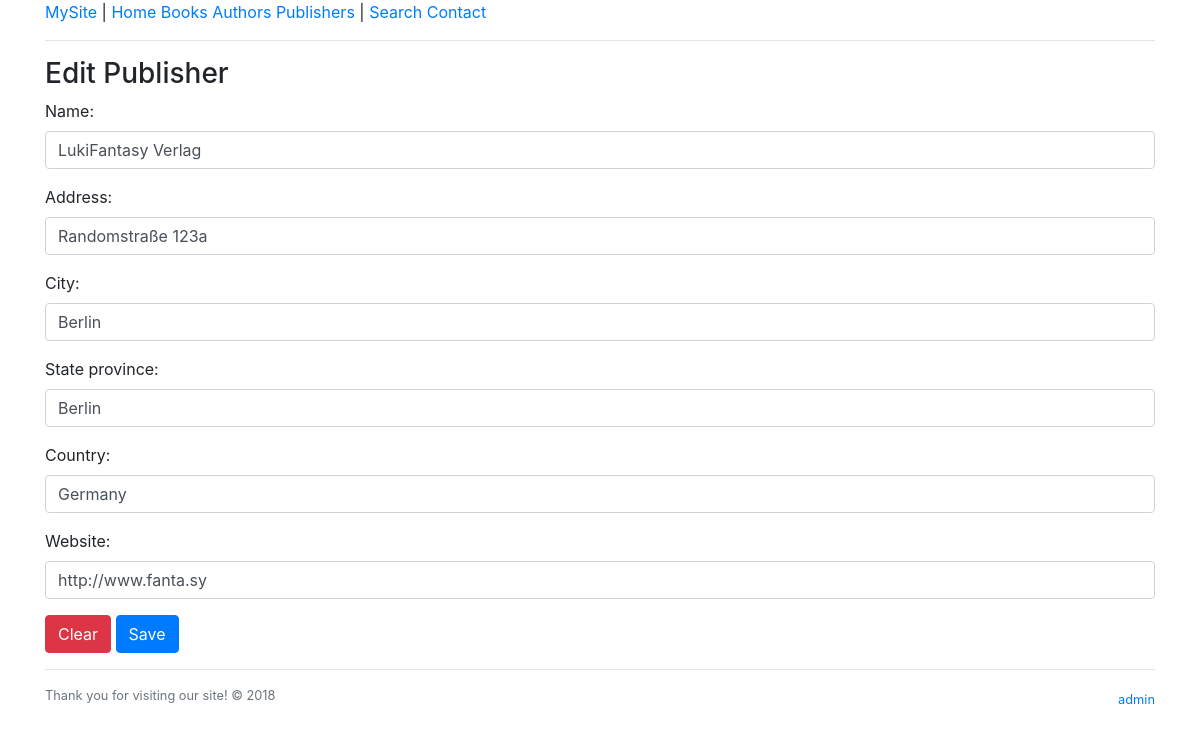
Page /books/publisher/edit/4 on the committed database.
### books/models.py (models this page shows, shortened)
class Publisher(models.Model):
    name = models.CharField(max_length=30)
    address = models.CharField(max_length=50)
    city = models.CharField(max_length=60)
    state_province = models.CharField(max_length=30)
    country = models.CharField(max_length=50)
    website = models.URLField()

### books/views.py (the view)
# urls.py: path("publisher/edit/<int:publisher_id>", views.edit_publisher, name="edit_publisher"),
def edit_publisher(request, publisher_id):
    publisher = Publisher.objects.get(id=publisher_id)
    if request.method == "POST":
        form = PublisherForm(request.POST, instance=publisher)
        if form.is_valid():
            form.save()
            return redirect(reverse("books:edit_publisher_success"))
    else:
        form = PublisherForm(instance=publisher)
    return render(request, "books/edit_publisher.html", {"form": form})

### books/forms.py
class PublisherForm(forms.ModelForm):
    class Meta:
        model = Publisher
        fields = ["name", "address", "city", "state_province", "country", "website"]

### templates/books/edit_publisher.html (shortened to what this page needs)
{% extends "books/base.html" %}
{% load widget_tweaks %}
{% block content %}
  <h3>Edit Publisher</h3>
  <form action="{% url 'books:edit_publisher' form.instance.id %}" method="POST">
    {% for field in form.visible_fields %}
      <div class="form-group">
        {{ field.label_tag }}
        {% render_field field class="form-control" %}
      </div>
    {% endfor %}
    <button class="btn btn-danger" type="reset" value="Clear">Clear</button>
    <button class="btn btn-primary" type="submit" value="Save">Save</button>
  </form>
{% endblock %}

### rows in the picture
Publisher: name "LukiFantasy Verlag" "Randomstraße 123a" "Berlin" "Berlin" "Germany" "http://www.fanta.sy"

### other values in the picture
{{ field.label_tag }} "Name:" "Address:" "City:" "State province:" "Country:" "Website:"
